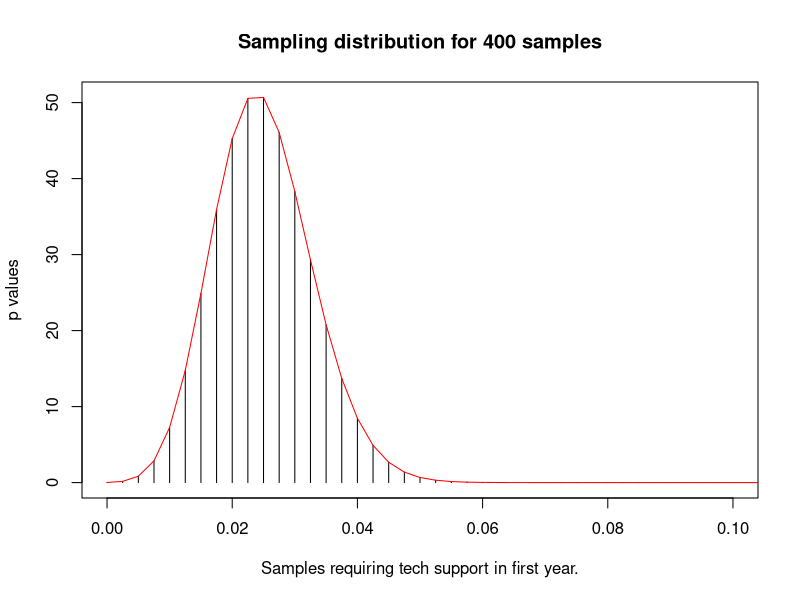
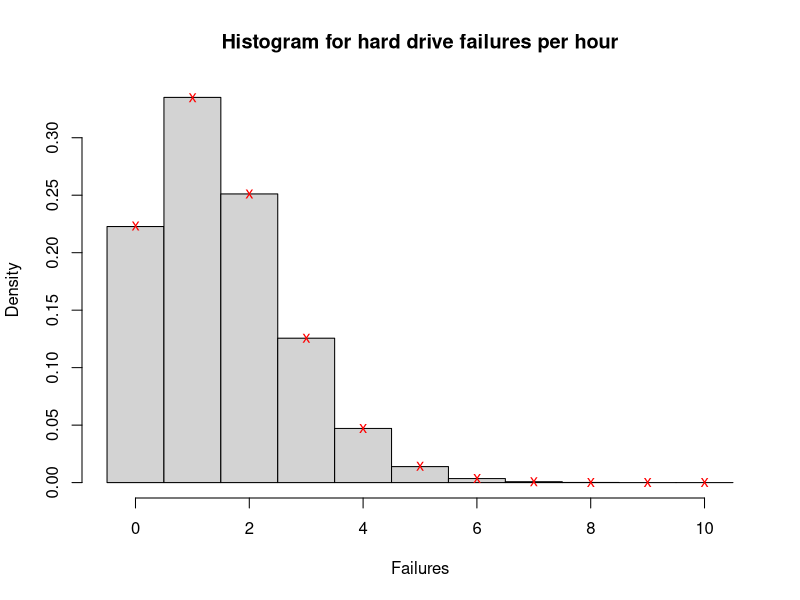
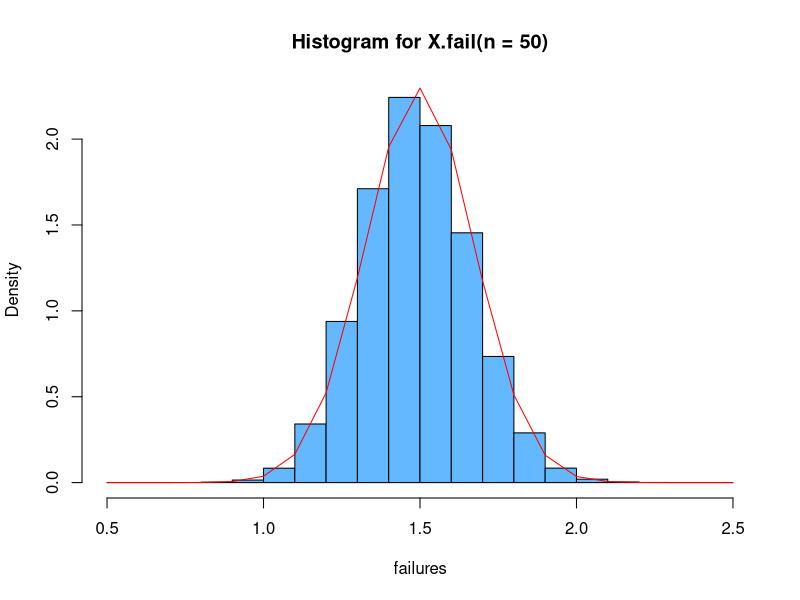

The R script that drew these images, in order:
library(readxl)

#set working directory
setwd("C:/Users/udayc/Documents/BCIT/Fall2022/1350/Week9")

data <- read.delim("W2022_MATH_1350_Lab_06_failures.txt")
#Part 1
#A
X.vals = 0:400
n = 400
phat.values = dbinom(X.vals, 400, 0.025)
plot(X.vals/400, phat.values*400, type="h", xlim = c(0, 0.1),
     main = "Sampling distribution for 400 samples",
     ylab = "p values",
     xlab = "Samples requiring tech support in first year.")

lines(X.vals / 400, phat.values * 400, col="red", lwd=1)

p = 0.025
q = 1 - p
mu.x.vals = p
sig.x.vals = sqrt((p * q)/n)

#B
pbinom(3, n, p)  - pbinom(2, n, p)

#C
#i
pnorm(0.03, mu.x.vals, sig.x.vals) - pnorm(0.02, mu.x.vals, sig.x.vals)

#ii
pnorm(0.035, mu.x.vals, sig.x.vals) - pnorm(0.025, mu.x.vals, sig.x.vals)

#Part 2
#A
hist(data$X.fail, freq = FALSE,
     breaks = seq(-0.5, 10.5, 1),
     xlab = "Failures", ylab="Density", 
     main="Histogram for hard drive failures per hour")
#B
mu.X.fail = mean(data$X.fail); mu.X.fail
sig.X.fail = sd(data$X.fail); sig.X.fail

#C
X.vals = 0:10 ; X.vals
p.vals = dpois(X.vals, mu.X.fail) ; p.vals

lines(X.vals, p.vals, type = "p", pch = "x", col="red")

#Part 3
#A
n.trials = 10^5
xbar = c()
n = 50

for (i in 1:n.trials) {
    failures = sample(data$X.fail, n, replace=TRUE)
    xbar[i] = mean(failures)
}

hist(xbar, freq = FALSE,
     breaks = seq(0.5, 2.5, 0.1),
     col="steelblue1", xlab="failures", ylab = "Density",
     main = "Histogram for X.fail(n = 50)")

#B
m.xbar = mean(xbar)
sd.xbar = sd(xbar)

#C
xvals = seq(0.5, 2.5, 0.1)
yvals = dnorm(xvals, mean(xbar), sd(xbar))
lines(xvals, yvals, type = 'l', col = 'red')

#D
lowerBound = m.xbar - (2 * sd.xbar)
upperBound = m.xbar + (2 * sd.xbar)
lowerBound
upperBound








